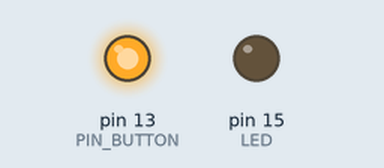
This sketch was run on a simulated Arduino Uno, built with avr-gcc and run on an emulated ATmega328P. Shown: output pins drawn as LEDs (lit = HIGH).

Above: at 0.1 s.
Timing chart, 0 to 1.6 s (numbered marks = the images above):
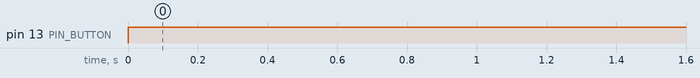

Measured:
- by itself, pin 13 (PIN_BUTTON): LOW → HIGH at 0.00 s

The sketch:

Sketch_02.1_ButtonAndLed.ino
```cpp
/**********************************************************************
* Filename    : ButtonAndLed
* Description : Use a button to control LED light
* Auther      : www.freenove.com
* Modification: 2021/10/13
**********************************************************************/
#define LED    15
#define PIN_BUTTON 13

void setup() {
  // initialize digital pin PIN_LED as an output.
  pinMode(LED, OUTPUT);
  pinMode(PIN_BUTTON, INPUT);
  pinMode(LED_BUILTIN, OUTPUT);
}

// the loop function runs over and over again forever
void loop() {
    digitalWrite(LED_BUILTIN,HIGH);

  if (digitalRead(PIN_BUTTON) == LOW) {
    digitalWrite(LED,HIGH);
  }else{
    digitalWrite(LED,LOW);
  }
}
```
